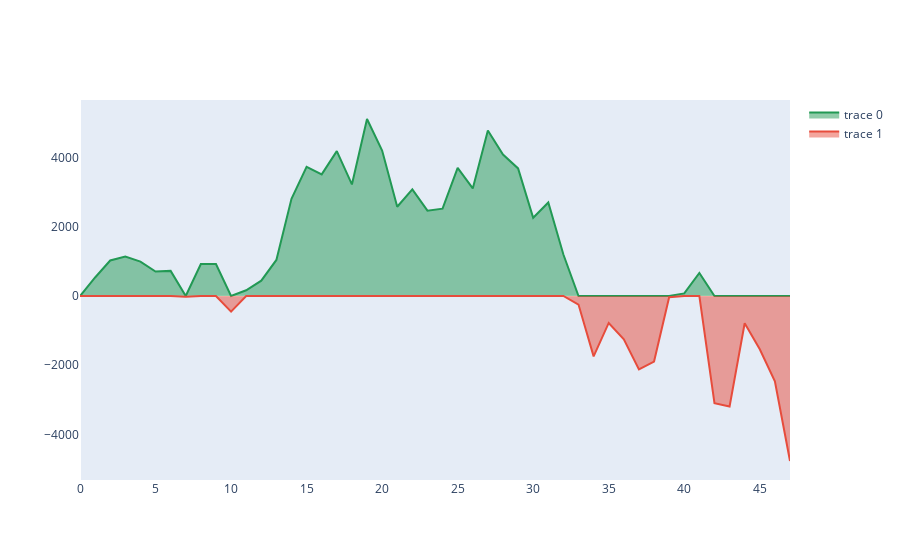

Source (notebook cell):
### Code cell
fig = go.Figure()
fig.add_trace(go.Scatter(x=golddiff['timestamp'],
                         y=golddiff['team100golddiff'],
                         fill='tozeroy',
                         line_color='#229954'
                         )
                        )

fig.add_trace(go.Scatter(x=golddiff['timestamp'],
                         y=golddiff['team200golddiff'],
                         fill='tozeroy',
                         line_color='#E74C3C'
                         
                         )
                        )
fig.update_xaxes(showgrid=False)
fig.update_yaxes(showgrid=False)

### Figure 1 — Plotly figure (JSON) as saved in the notebook; plotly's stock layout.template omitted (floating-point values rounded to 4 significant figures)
{"data": [{"fill": "tozeroy", "line": {"color": "#229954"}, "type": "scatter", "x": [0, 1, 2, 3, 4, 5, 6, 7, 8, 9, 10, 11, 12, 13, 14, 15, 16, 17, 18, 19, 20, 21, 22, 23, 24, 25, 26, 27, 28, 29, 30, 31, 32, 33, 34, 35, 36, 37, 38, 39, 40, 41, 42, 43, 44, 45, 46, 47], "y": [0, 535, 1026, 1140, 995, 707, 726, 0, 925, 925, 0, 165, 442, 1042, 2808, 3730, 3514, 4187, 3224, 5115, 4202, 2580, 3079, 2465, 2525, 3705, 3110, 4781, 4089, 3687, 2260, 2703, 1198, 0, 0, 0, 0, 0, 0, 0, 76, 668, 0, 0, 0, 0, 0, 0]}, {"fill": "tozeroy", "line": {"color": "#E74C3C"}, "type": "scatter", "x": [0, 1, 2, 3, 4, 5, 6, 7, 8, 9, 10, 11, 12, 13, 14, 15, 16, 17, 18, 19, 20, 21, 22, 23, 24, 25, 26, 27, 28, 29, 30, 31, 32, 33, 34, 35, 36, 37, 38, 39, 40, 41, 42, 43, 44, 45, 46, 47], "y": [0, 0, 0, 0, 0, 0, 0, -23, 0, 0, -453, 0, 0, 0, 0, 0, 0, 0, 0, 0, 0, 0, 0, 0, 0, 0, 0, 0, 0, 0, 0, 0, 0, -247, -1744, -779, -1250, -2121, -1894, -34, 0, 0, -3097, -3194, -787, -1540, -2462, -4768]}], "layout": {"xaxis": {"showgrid": false}, "yaxis": {"showgrid": false}}}
